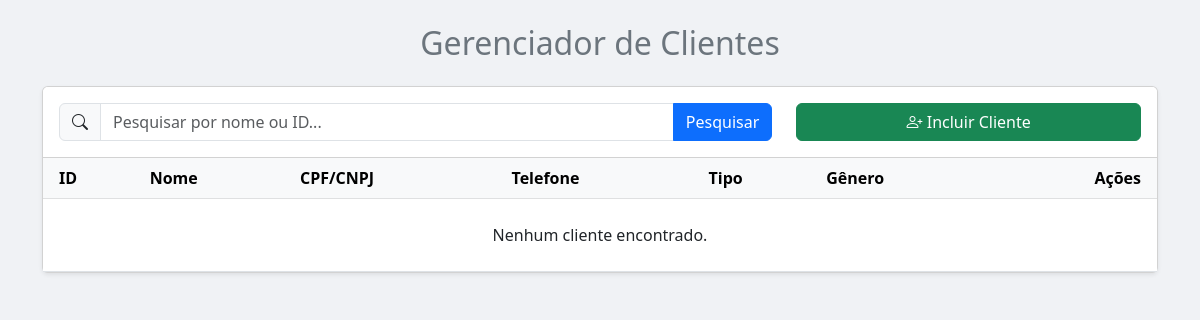
Before: /Scripts/clientes.php with the older database file.
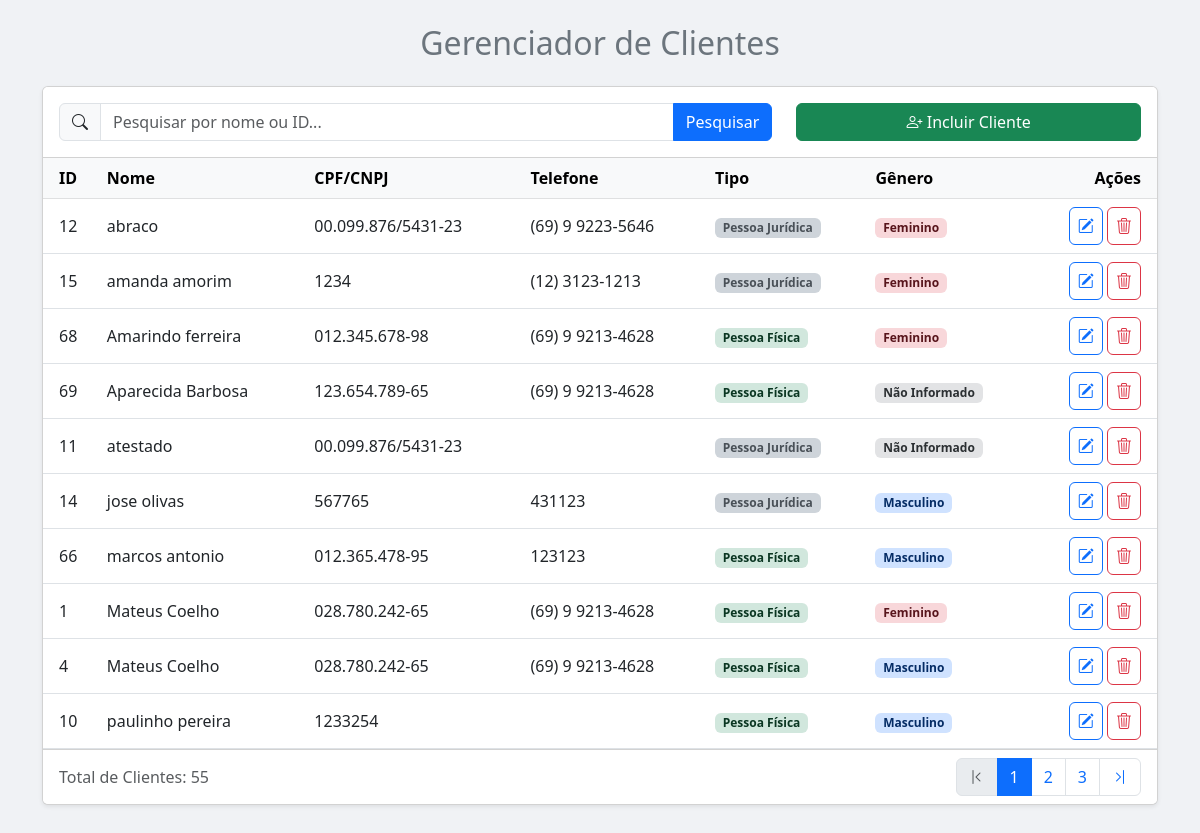
After: the same page with the newer database file.
### tables this page shows
CREATE TABLE IF NOT EXISTS `pessoas` (
  `id_pessoa` int NOT NULL AUTO_INCREMENT,
  `nome` varchar(100) NOT NULL,
  `cpfcnpj` varchar(20) NOT NULL,
  `rgie` varchar(20) DEFAULT NULL,
  `nasc` date DEFAULT NULL,
  `f_j` smallint DEFAULT NULL COMMENT '0-Pessoa Fisica, 1-Pessoa Juridica',
  `tipopessoa` smallint DEFAULT NULL COMMENT '0-Usuario, 1-Cliente, 2-Medico',
  `email` varchar(50) DEFAULT NULL,
  `telefone` varchar(50) DEFAULT NULL,
  `genero` char(1) DEFAULT NULL COMMENT 'M-Masculino, F-Feminino, N-Não Identificado',
  `excluido` tinyint(1) DEFAULT NULL,
  PRIMARY KEY (`id_pessoa`)
);

### Scripts/funcoes.php (called while the page is built, shortened)
<?php
function formatarCpfCnpj($numero) {
    $numero = preg_replace('/\D/', '', $numero);
    if (strlen($numero) === 11) {
        return preg_replace('/^(\d{3})(\d{3})(\d{3})(\d{2})$/', '$1.$2.$3-$4', $numero);
    } elseif (strlen($numero) === 14) {
        return preg_replace('/^(\d{2})(\d{3})(\d{3})(\d{4})(\d{2})$/', '$1.$2.$3/$4-$5', $numero);
    }
    return $numero;
}
function formatarTelefone($telefone) {
    $telefone = preg_replace('/\D/', '', $telefone);
    if (strlen($telefone) === 11) {
        return preg_replace('/^(\d{2})(\d{1})(\d{4})(\d{4})$/', '($1) $2 $3-$4', $telefone);
    } elseif (strlen($telefone) === 10) {
        return preg_replace('/^(\d{2})(\d{4})(\d{4})$/', '($1) $2-$3', $telefone);
    }
    return $telefone;
}
?>

### Scripts/clientes.php (the view, shortened to what this page needs)
<?php
include_once("conexao.php");
include_once("funcoes.php");
?>
<!DOCTYPE html>
<html lang="pt">
<head>
    <link href="https://cdn.jsdelivr.net/npm/bootstrap@5.3.0/dist/css/bootstrap.min.css" rel="stylesheet">
    <link rel="stylesheet" href="https://cdn.jsdelivr.net/npm/bootstrap-icons@1.11.3/font/bootstrap-icons.min.css">
</head>
<body style="background-color: #f0f2f5;">
<div class="container mt-4 mb-5">
    <header class="mb-4">
        <h2 class="text-center text-secondary">Gerenciador de Clientes</h2>
    </header>
    <div class="card shadow-sm">
        <div class="card-header bg-white p-3">
            <div class="row align-items-center">
                <div class="col-12 col-md-8 mb-3 mb-md-0">
                    <form action="agenda.php?menuop=clientes" method="post">
                        <div class="input-group">
                            <span class="input-group-text"><i class="bi bi-search"></i></span>
                            <input class="form-control" type="text" name="pesquisa" placeholder="Pesquisar por nome ou ID..." value="<?= htmlspecialchars($_POST['pesquisa'] ?? '') ?>">
                            <button class="btn btn-primary" type="submit">Pesquisar</button>
                        </div>
                    </form>
                </div>
                <div class="col-12 col-md-4 text-md-end">
                    <a href="agenda.php?menuop=cadastrocliente" class="btn btn-success w-100 w-md-auto">
                        <i class="bi bi-person-plus"></i> Incluir Cliente
                    </a>
                </div>
            </div>
        </div>
        <div class="card-body p-0">
            <div class="table-responsive">
                <table class="table table-hover mb-0">
                    <thead class="table-light">
                        <tr>
                            <th class="ps-3">ID</th>
                            <th>Nome</th>
                            <th>CPF/CNPJ</th>
                            <th>Telefone</th> <th>Tipo</th>
                            <th>Gênero</th>
                            <th class="text-end pe-3">Ações</th>
                        </tr>
                    </thead>
                    <tbody>
                        <?php
                        $quantidade = 10;
                        $pagina = (isset($_GET['pagina'])) ? (int)$_GET['pagina'] : 1;
                        $inicio = ($quantidade * $pagina) - $quantidade;
                        $pesquisa = $_POST["pesquisa"] ?? "";
                        $sql = "SELECT id_pessoa, nome, cpfcnpj, telefone, nasc, f_j, genero,
                                CASE WHEN f_j = 0 THEN 'Pessoa Física' WHEN f_j = 1 THEN 'Pessoa Jurídica' END AS 'tipagem_pessoa',
                                CASE WHEN genero = 'M' THEN 'Masculino' WHEN genero = 'F' THEN 'Feminino' WHEN genero = 'N' THEN 'Não Informado' END AS 'genero_texto',
                                DATE_FORMAT(nasc, '%d/%m/%Y') as data_nasc
                                FROM pessoas
                                WHERE (excluido <> 1) AND tipopessoa = 1 AND (id_pessoa = ? OR nome LIKE ?)
                                ORDER BY nome ASC
                                LIMIT ?, ?";
                        $stmt = mysqli_prepare($conexao, $sql);
                        $termo_pesquisa = "%" . $pesquisa . "%";
                        mysqli_stmt_bind_param($stmt, 'ssii', $pesquisa, $termo_pesquisa, $inicio, $quantidade);
                        mysqli_stmt_execute($stmt);
                        $RS = mysqli_stmt_get_result($stmt);
                        if (mysqli_num_rows($RS) > 0) {
                            foreach ($RS as $dados) {
                                $badge_genero_cor = 'bg-secondary-subtle text-secondary-emphasis';
                                if ($dados['genero'] == 'M') {
                                    $badge_genero_cor = 'bg-primary-subtle text-primary-emphasis';
                                } elseif ($dados['genero'] == 'F') {
                                    $badge_genero_cor = 'bg-danger-subtle text-danger-emphasis';
                                }
                                $badge_pessoa_cor = ($dados['f_j'] == 0)
                                    ? 'bg-success-subtle text-success-emphasis'
                                    : 'bg-dark-subtle text-dark-emphasis';
                                echo "<tr>";
                                echo "<td class='ps-3'>" . htmlspecialchars($dados['id_pessoa']) . "</td>";
                                echo "<td>" . htmlspecialchars($dados['nome']) . "</td>";
                                echo "<td>" . htmlspecialchars(formatarCpfCnpj($dados['cpfcnpj'])) . "</td>";
                                echo "<td>" . htmlspecialchars(formatarTelefone($dados['telefone'])) . "</td>";
                                echo "<td><span class='badge " . $badge_pessoa_cor . "'>" . htmlspecialchars($dados['tipagem_pessoa']) . "</span></td>";
                                echo "<td><span class='badge " . $badge_genero_cor . "'>" . htmlspecialchars($dados['genero_texto']) . "</span></td>";
                                echo "<td class='text-end pe-3'>
                                        <a href='agenda.php?menuop=editarcliente&idcli=" . $dados['id_pessoa'] . "' class='btn btn-outline-primary btn-icon' title='Alterar'>
                                            <i class='bi bi-pencil-square'></i>
                                        </a>
                                        <a href='agenda.php?menuop=excluircliente&idcli=" . $dados['id_pessoa'] . "' class='btn btn-outline-danger btn-icon btn-excluir' title='Excluir'>
                                            <i class='bi bi-trash3'></i>
                                        </a>
                                      </td>";
                                echo "</tr>";
                            }
                        } else {
                            echo "<tr><td colspan='7' class='text-center p-4'>Nenhum cliente encontrado.</td></tr>";
                        }
                        ?>
                    </tbody>
                </table>
            </div>
        </div>
        <?php
        $sqltotal = "SELECT COUNT(id_pessoa) as total FROM pessoas WHERE (excluido <> 1) AND tipopessoa = 1 AND (id_pessoa = ? OR nome LIKE ?)";
        $stmt_total = mysqli_prepare($conexao, $sqltotal);
        mysqli_stmt_bind_param($stmt_total, 'ss', $pesquisa, $termo_pesquisa);
        mysqli_stmt_execute($stmt_total);
        $rs_total = mysqli_stmt_get_result($stmt_total);
        $row_total = mysqli_fetch_assoc($rs_total);
        $numtotal = $row_total['total'];
        $totalpagina = ceil($numtotal / $quantidade);
        if ($totalpagina > 1):
        ?>
        <div class="card-footer bg-white d-flex justify-content-between align-items-center">
            <span class="text-muted">Total de Clientes: <?= $numtotal ?></span>
            <nav aria-label="Navegação da página">
                <ul class="pagination mb-0">
                    <?php
                    echo "<li class='page-item " . ($pagina == 1 ? 'disabled' : '') . "'><a class='page-link' href='?menuop=clientes&pagina=1'><i class='bi bi-chevron-bar-left'></i></a></li>";
                    for ($i = 1; $i <= $totalpagina; $i++) {
                        if ($i >= ($pagina - 2) && $i <= ($pagina + 2)) {
                            echo "<li class='page-item " . ($i == $pagina ? 'active' : '') . "'><a class='page-link' href='?menuop=clientes&pagina=$i'>$i</a></li>";
                        }
                    }
                    echo "<li class='page-item " . ($pagina == $totalpagina ? 'disabled' : '') . "'><a class='page-link' href='?menuop=clientes&pagina=$totalpagina'><i class='bi bi-chevron-bar-right'></i></a></li>";
                    ?>
                </ul>
            </nav>
        </div>
        <?php endif; ?>
    </div>
</div>
</body>
</html>

### Scripts/clientes.php (style rules this page uses)
.table td, .table th { vertical-align: middle; }
.btn-icon { padding: .375rem .5rem; font-size: 1rem; }

Changed rows visible on the page:
added pessoas: id_pessoa "12", nome "abraco", cpfcnpj "00.099.876/5431-23", telefone "(69) 9 9223-5646", tipagem_pessoa "Pessoa Jurídica", genero_texto "Feminino", f_j 1 (drawn), genero "F" (drawn)
added pessoas: id_pessoa "15", nome "amanda amorim", cpfcnpj "1234", telefone "(12) 3123-1213", tipagem_pessoa "Pessoa Jurídica", genero_texto "Feminino", f_j 1 (drawn), genero "F" (drawn)
added pessoas: id_pessoa "68", nome "Amarindo ferreira", cpfcnpj "012.345.678-98", telefone "(69) 9 9213-4628", tipagem_pessoa "Pessoa Física", genero_texto "Feminino", genero "F" (drawn)
added pessoas: id_pessoa "69", nome "Aparecida Barbosa", cpfcnpj "123.654.789-65", telefone "(69) 9 9213-4628", tipagem_pessoa "Pessoa Física", genero_texto "Não Informado"
added pessoas: id_pessoa "11", nome "atestado", cpfcnpj "00.099.876/5431-23", tipagem_pessoa "Pessoa Jurídica", genero_texto "Não Informado", f_j 1 (drawn)
added pessoas: id_pessoa "14", nome "jose olivas", cpfcnpj "567765", telefone "431123", tipagem_pessoa "Pessoa Jurídica", genero_texto "Masculino", f_j 1 (drawn), genero "M" (drawn)
added pessoas: id_pessoa "66", nome "marcos antonio", cpfcnpj "012.365.478-95", telefone "123123", tipagem_pessoa "Pessoa Física", genero_texto "Masculino", genero "M" (drawn)
added pessoas: id_pessoa "1", nome "Mateus Coelho", cpfcnpj "028.780.242-65", telefone "(69) 9 9213-4628", tipagem_pessoa "Pessoa Física", genero_texto "Feminino", genero "F" (drawn)
added pessoas: id_pessoa "4", nome "Mateus Coelho", cpfcnpj "028.780.242-65", telefone "(69) 9 9213-4628", tipagem_pessoa "Pessoa Física", genero_texto "Masculino", genero "M" (drawn)
added pessoas: id_pessoa "10", nome "paulinho pereira", cpfcnpj "1233254", tipagem_pessoa "Pessoa Física", genero_texto "Masculino", genero "M" (drawn)
Other visible differences:
$numtotal: (not shown) → "55"
text no longer shown: "Nenhum cliente encontrado."
text now shown: "Total de Clientes:"
new list line: "1"
new list line: "2"
new list line: "3"
